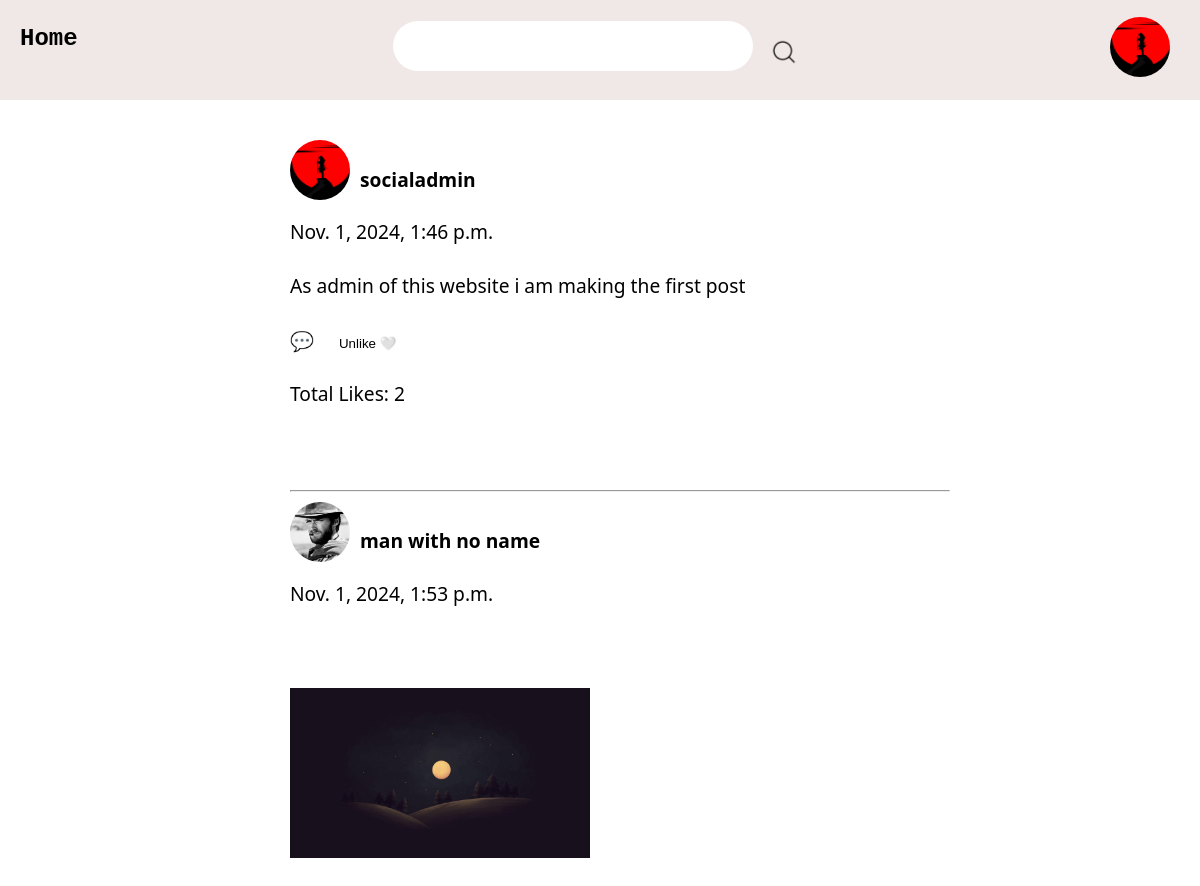
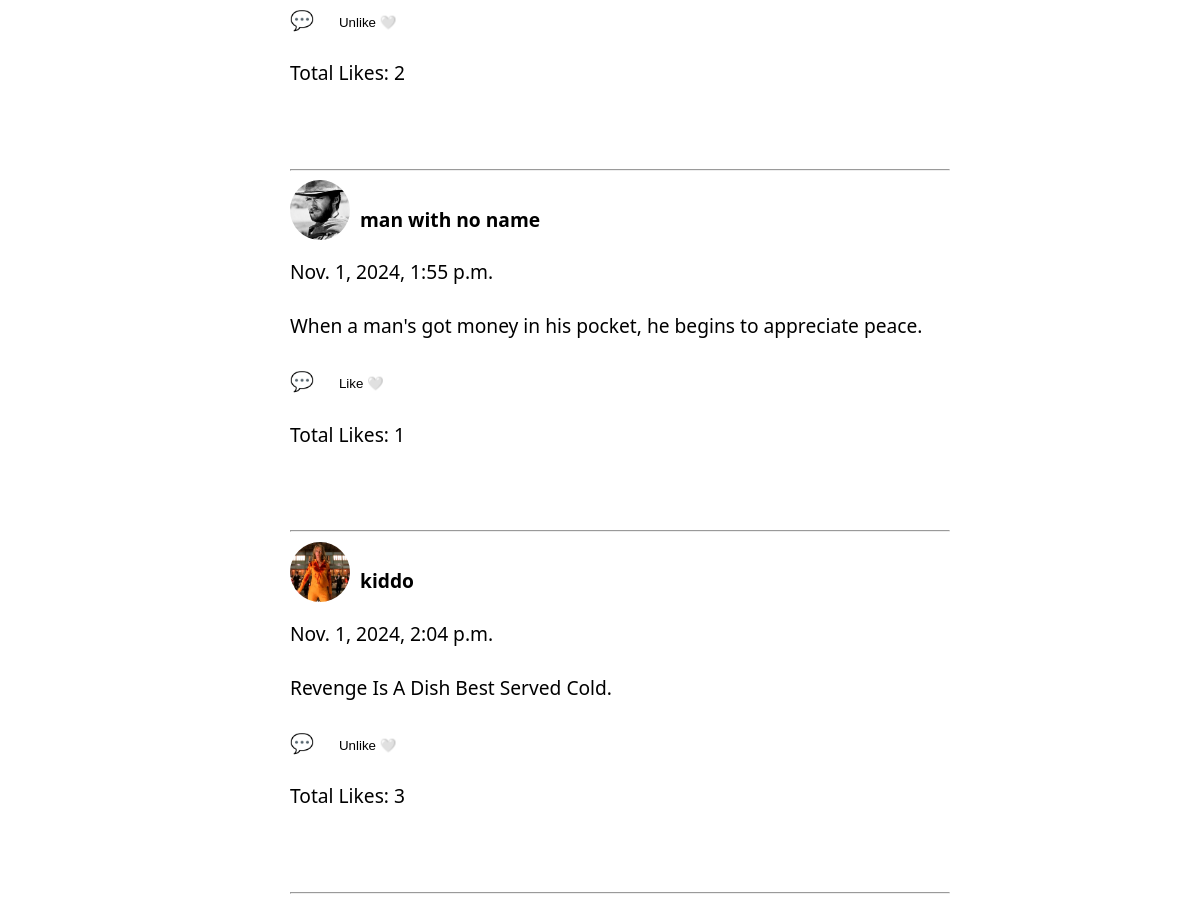
The app's page / (signed in) with its own data (2 pictures, top to bottom).
### app/models.py (models this page shows, shortened)
class Profile(models.Model):
    user=models.OneToOneField(User,on_delete=models.CASCADE,related_name="profile")
    user_image=models.ImageField(upload_to="profile_image",null=True,blank=True)
    created_at=models.DateField(auto_now_add=True)
    bio=models.CharField(max_length=100,blank=True)
    followers=models.ManyToManyField('self',symmetrical=False,related_name="following",blank=True)

class Post(models.Model):
    user=models.ForeignKey(User,on_delete=models.CASCADE)
    content=models.CharField(max_length=280,blank=True)
    image=models.ImageField(upload_to="image",null=True,blank=True)
    created_at=models.DateTimeField(auto_now_add=True)
    updated_at=models.DateTimeField(auto_now=True)
    likes=models.ManyToManyField(User,related_name='liked_posts',blank=True)
    retweet=models.ManyToManyField(User,related_name='retweetd_posts',blank=True)

### app/views.py (the view)
# urls.py: path('',home,name="home"),
def home(request):
    posts=Post.objects.all()
    context={
    'posts':posts,
    'username': request.user.username,
    }
    return render(request,'home.html',context)

### templates/home.html (shortened to what this page needs)
<!DOCTYPE html>
<html lang="en">
<head>
    {%load static%}
    <link rel="stylesheet" type="text/css" href="{% static 'css/style.css' %}">
</head>
<body>
    <div class="header-section">
        <div class="header-container">
            <a href="{% url 'home' %}" id="anchor-tag"><h3 id="h-text">Home</h3></a>
            <form action="{% url 'profiledisplay' %}" method="GET" >
                <div class="search-section">
                    <input type="text" name="search" id="search-btn">
                    <button type="submit" name="srh-btn"><img src="{% static 'images/magnifying-glass.png' %}" width="30" height=""> </button>
                </div>
            </form>
            <div class="user-profile">
                <div >
                    {% if request.user.is_authenticated and request.user.username %}
                    {%if request.user.profile.user_image %}
                     <a href="{% url 'profiles' request.user.username %}">
                        <img id="alt-img-profile" src="{{request.user.profile.user_image.url}}" alt="">
                     </a>
                     {%else%}
                     <a href="{% url 'profiles' request.user.username %}">
                        <img id="alt-img-profile" src="{% static 'images/oip.jpg' %}">
                     </a>
                     {%endif%}
                    {% else %}
                   <a href="{% url 'login' %}">Login</a>
                    {% endif %}
                </div>
            </div>
        </div>
    </div>
    <div class="main-section">
        <div class="main-container">
            <div class="main-content">
            {% for post in posts%}
            <div class="user-info">
                {% if post.user.profile.user_image %}
            <a href="{% url 'profiles' post.user.username %}">
            <img id="post-user-pic" src="{{ post.user.profile.user_image.url }}"  alt="{% static 'images/oip.jpg' %}"></a>
            {%else%}
            <a href="{% url 'profiles' post.user.username %}">
            <img id="alt-img" src="{% static 'images/oip.jpg' %}" ></a>
            {%endif%}
            <h4>{{post.user}}</h4>
             </div>
            {{post.created_at}}
            <br><br>
            <a  href="{% url 'post_details' post.id %}" id="anchor-tag">
            {{post.content}}<br><br>
            {% if post.image %}
            <img src="{{ post.image.url }}" width="300" height="170" alt="Image"><br><br></a>
            {%endif%}
            {%if user.is_authenticated %}
            <a href="{% url 'add_comment' post.id %}" id="anchor-tag" >💬</a>
            {%endif%}
            {% if user.is_authenticated %}
            <button class="button" id="like-btn-{{ post.id }}" data-linked ="{% if user in post.likes.all %}true{%else%}false{%endif%}" >
            {% if user in post.likes.all%}
            Unlike 🤍
            {%else%}
            Like  🤍
            {%endif%}
            </button>
            <p>Total Likes: <span id="like-count-{{post.id}}">{{ post.likes.count }}</span></p>
            {%endif%}
            <br><br>
            <hr>
            {%endfor%}
        </div>
        </div>
    </div>
</body>
</html>

### static/css/style.css (style rules this page uses)
body { background-color: rgb(255, 255, 255); margin:0; padding:0; box-sizing: border-box; }
.header-section { background-color: rgb(240, 231, 231); height:100px; width: 100%; position: relative; top:0px; }
.header-container { display: flex; align-items: center; justify-content: space-between; max-width: 1200px; margin: 0 auto; padding: 0 20px; background-color: transparent; height:70px; padding-top: 10px; }
#h-text { font-size: 24px; margin-right: 10px; font-family: monospace; margin-top: 10px; }
.search-section { display: flex; align-items: center; height:40px; }
#search-btn { padding: 5px; font-size: 16px; margin-top:1px; margin-right: 10px; height:40px; width:350px; border-radius:25px; border: none; }
button[type="submit"] { background-color: transparent; border: none; cursor: pointer; margin-top:16px; height:40px; border-radius: 19px; }
.user-profile { font-size: 24px; margin-right: 10px; font-family: monospace; margin-top: 10px; }
.main-section { width: 100%; margin-top:10px; background-color: rgb(255, 255, 255); }
#post-user-pic { border-radius: 50%; height:60px; width:60px; object-fit: cover; }
#alt-img-profile { border-radius: 50%; height:60px; width:60px; object-fit: cover; }
#anchor-tag { text-decoration: none; color: inherit; }
.user-info { display: flex; gap: 10px; }
.main-container { background-color: rgb(255, 255, 255); margin-left:250px; margin-right: 250px; box-sizing: border-box; }
.main-content { padding-left:40px; padding-top:30px; font-size: larger; font-family: 'Segoe UI', Arial; box-sizing: border-box; }
.button { background-color: transparent; padding: 10px 20px; border: none; cursor: pointer; }
body { background-color: rgb(255, 255, 255); }
input[type="text"] { background-color: white; border: 1px solid #fffcfc; }

### records on screen
Post: user.profile.user_image (picture), user "socialadmin", created_at "Nov. 1, 2024, 1:46 p.m.", content "As admin of this website i am making the first post", shows "Unlike 🤍", likes.count "2"
Post: user.profile.user_image (picture), user "man with no name", created_at "Nov. 1, 2024, 1:53 p.m.", image (picture), shows "Unlike 🤍", likes.count "2"
Post: user.profile.user_image (picture), user "man with no name", created_at "Nov. 1, 2024, 1:55 p.m.", content "When a man's got money in his pocket, he begins to appreciate peace.", shows "Like 🤍", likes.count "1"
Post: user.profile.user_image (picture), user "kiddo", created_at "Nov. 1, 2024, 2:04 p.m.", content "Revenge Is A Dish Best Served Cold.", shows "Unlike 🤍", likes.count "3"
